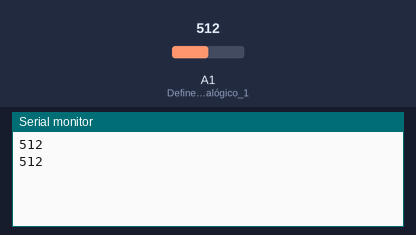
The sketch below on a simulated Arduino Uno, built with avr-gcc and run on an emulated ATmega328P. Shown: the last lines printed to the serial monitor. The test bench sets the inputs (shaded band); at power-on: A1 (Define_o_pino_analógico_1) = 512.

Above: at 1.8 s.
1.9 s: A1 (Define_o_pino_analógico_1) set to 716
At 2.5 s:
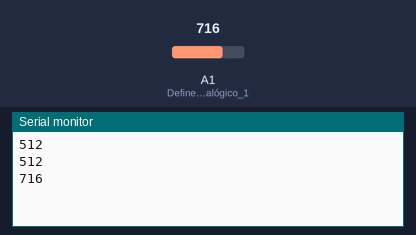
3.4 s: A1 (Define_o_pino_analógico_1) set to 900
At 4.8 s:
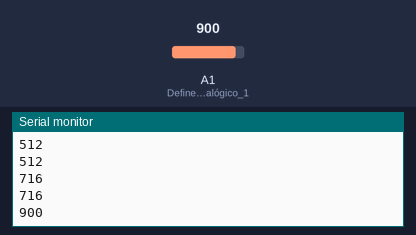
Timing chart, 0 to 6.4 s (numbered marks = the images above; inputs shaded):
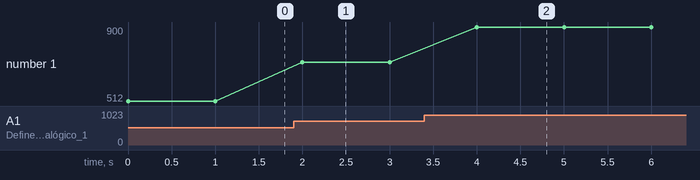

Measured:
- after the input at 1.9 s, the serial monitor: prints a new line after 0.10 s (image 1)
- after the input at 3.4 s, the serial monitor: prints a new line after 0.60 s (image 2)
- plotted number 1: 512 → 716 after the input at 1.9 s, 716 → 900 after the input at 3.4 s

The sketch:

sensor_higrometro.ino
```cpp
void setup() {
  pinMode(A1, INPUT);  // Define o pino analógico 1 como entrada de dados
  Serial.begin(9600);  // Inicia o monitor Serial
}

void loop() {
  int sensor = analogRead(A1);  // Cria uuma váriavel do tipo inteira para registrar o valor de leitura do pino analógico 1 que recebe o sinal do sensor
  Serial.println(sensor);       // Escreve o valor da váriavel sensor no monitor serial pulando uma linha
  delay(1000);                  // Aguarda 1 segundo para realizar a leitura novamente
}
```
